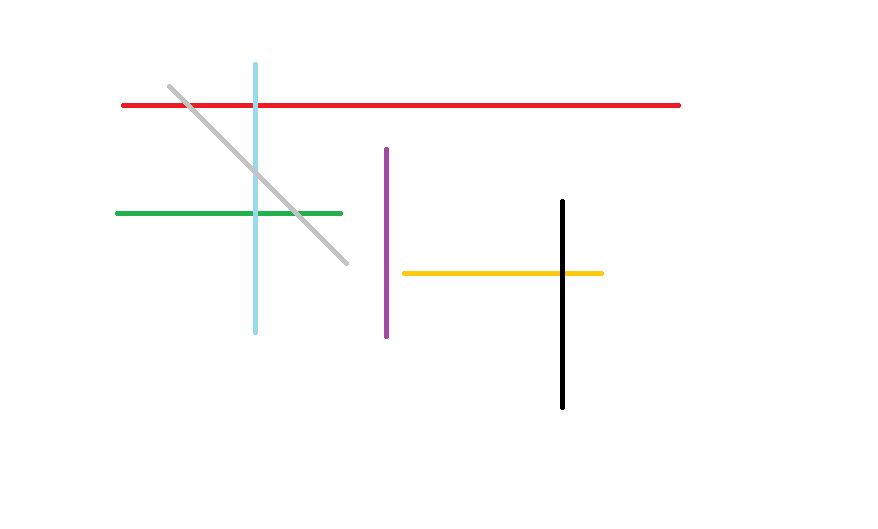
//> input picture Demo11/p1.png, 878 x 529 px
$ ./extract_line   (built with g++ and OpenCV 4)
//> lines starting //> are read from the running program, lines starting //| are printed output that depends on the picture; after the words box and inside, x2 and y2 are one past the last pixel; in counts of white or black regions, pixels touching at a corner belong together
#include<opencv2/opencv.hpp>
#include<iostream>
using namespace cv;
using namespace std;
int main(int argc, char** argv){
    Mat src,gray1,gray2,binary1,binary2,dst,dst1,dst2;

    //读入原始图像
    src = imread("p1.png");
//> src is the input picture: 529 rows x 878 cols, CV_8UC3; mean B, G, R 251.8, 252.1, 253.2
    if (src.empty()){
        printf("could not find the image...\n");
        return -1;
    }

    //将原始图像转换为灰度图像
    cvtColor(src, gray1, COLOR_BGR2GRAY);

    //将灰度图像转换为二值图像
    adaptiveThreshold(~gray1, binary1, 255, ADAPTIVE_THRESH_MEAN_C, THRESH_BINARY, 15, -2);//~gray1取反，即255-gray1
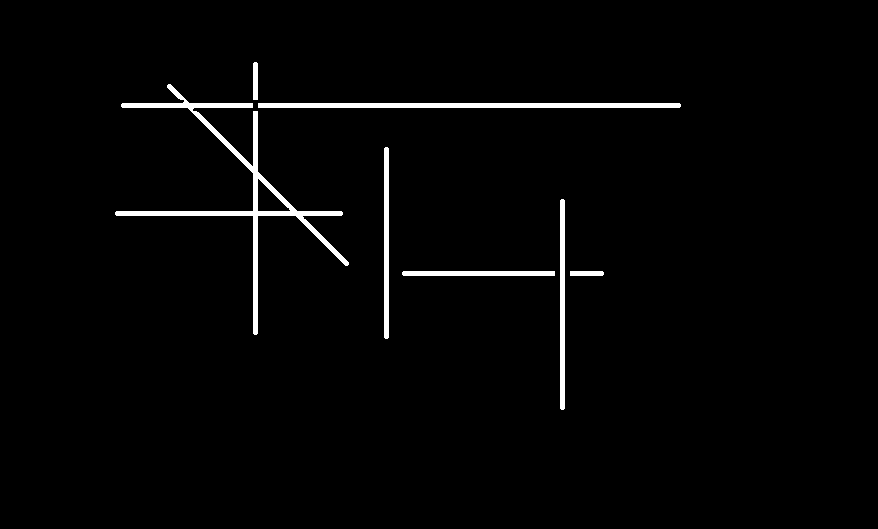
//> binary1: 529 rows x 878 cols, CV_8UC1; 2% white; 7 white regions, largest, box (x1, y1, x2, y2) and area: (115, 84, 349, 335) 4022, (258, 103, 681, 108) 2113, (560, 199, 565, 410) 1051
    namedWindow("src", WINDOW_AUTOSIZE);
    imshow("src", src);
    imshow("gray1", gray1);
    imshow("~gray1", ~gray1);
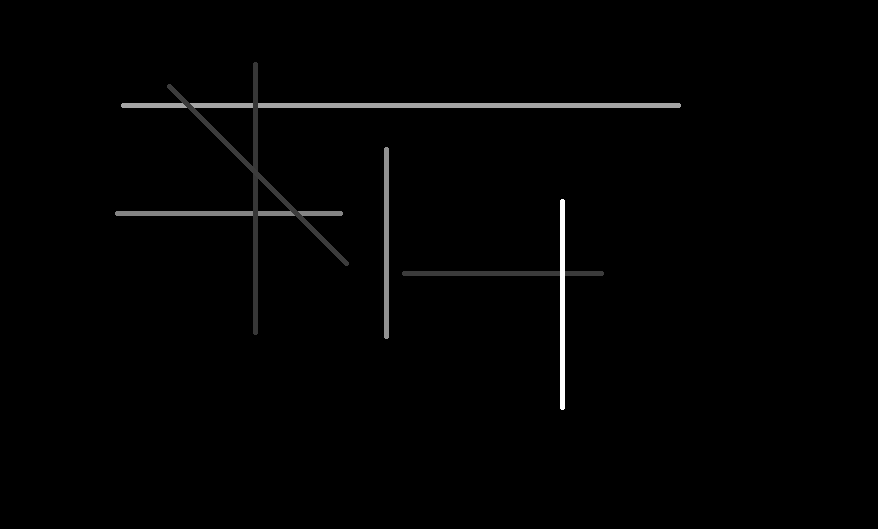
//> window '~gray1': 529 rows x 878 cols, CV_8UC1; min 0, max 255, mean 2.6
    imshow("binary1", binary1);

    //定义结构元素
    Mat hline = getStructuringElement(MORPH_RECT, Size(src.cols / 16, 1), Point(-1, -1));//用于提取水平线的结构元素
//> hline = 54 values from 1 to 1
    Mat vline = getStructuringElement(MORPH_RECT, Size(1, src.rows / 16), Point(-1, -1));//用于提取垂直线的结构元素
//> vline = 33 values from 1 to 1

    //提取水平线或者垂直线都是开操作，即先腐蚀后膨胀，提取水平线的kernel是hline，提取垂直线的kernel是vline
    //提取水平线
    //erode(binary1, dst1, hline);
    //dilate(dst1, dst2, hline);
    morphologyEx(binary1, dst2, MORPH_OPEN, hline);
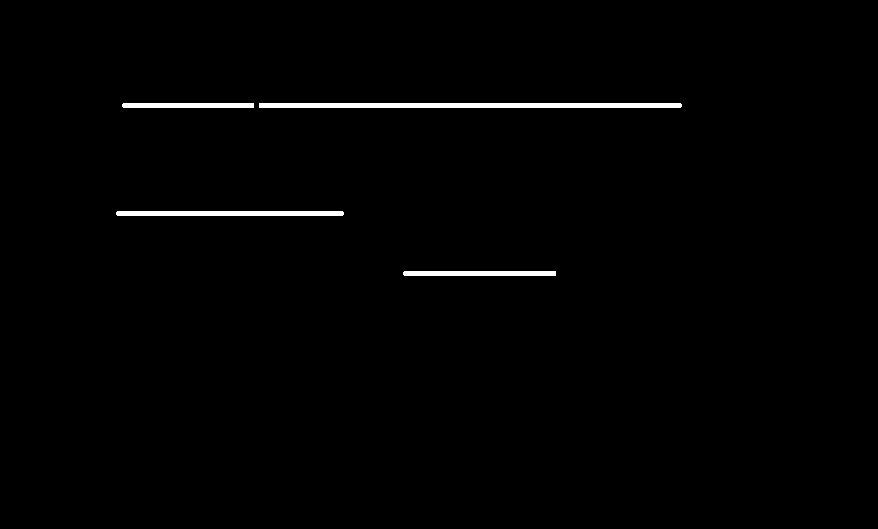
//> dst2: 529 rows x 878 cols, CV_8UC1; 1% white; 4 white regions, box (x1, y1, x2, y2) and area: (259, 103, 682, 108) 2113, (116, 211, 344, 216) 1136, (403, 271, 556, 276) 763, (122, 103, 254, 108) 658
    bitwise_not(dst2,dst2);
    imshow("extract_hline",dst2);

    //提取垂直线
    //erode(binary1, dst1, vline);
    //dilate(dst1, dst2, vline);
    morphologyEx(binary1, dst2, MORPH_OPEN, vline);
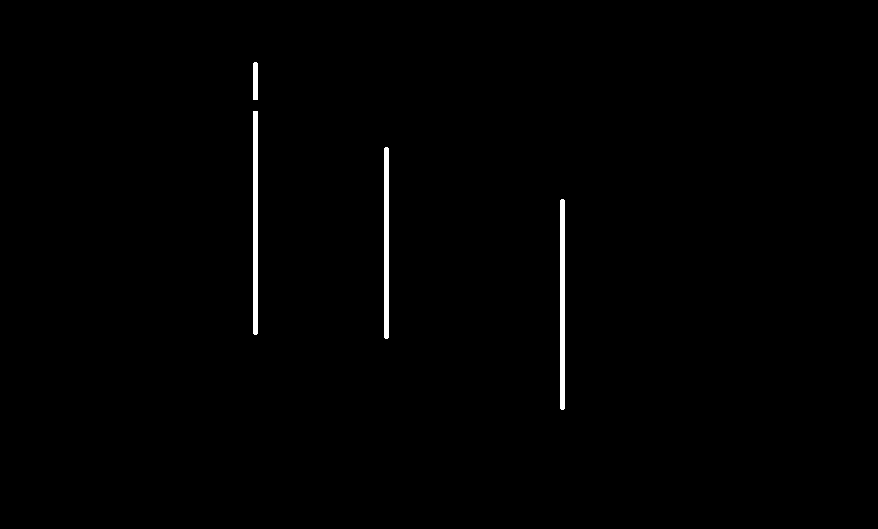
//> dst2: 529 rows x 878 cols, CV_8UC1; 0.71% white; 4 white regions, box (x1, y1, x2, y2) and area: (253, 111, 258, 335) 1118, (560, 199, 565, 410) 1051, (384, 147, 389, 339) 956, (253, 62, 258, 100) 188
    //imshow("extract_vline",dst2);
    imshow("extract_vline",~dst2);

    //可以添加模糊效果
    Mat dst3;
    blur(~dst2,dst3,Size(3,3),Point(-1,-1));
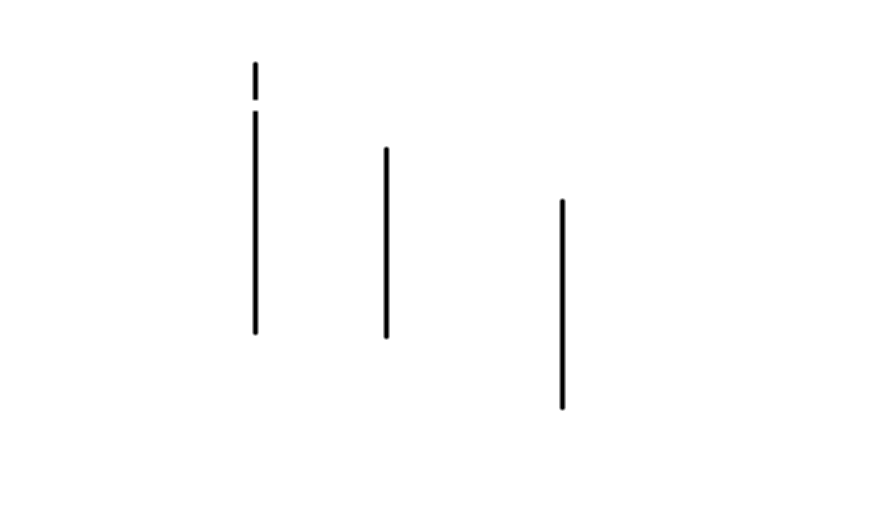
//> dst3: 529 rows x 878 cols, CV_8UC1; min 0, max 255, mean 253.2
    imshow("extract_vline_blur",dst3);

    waitKey(0);
    return 0;
}

$ run again, with Demo11/p2.png copied over Demo11/p1.png
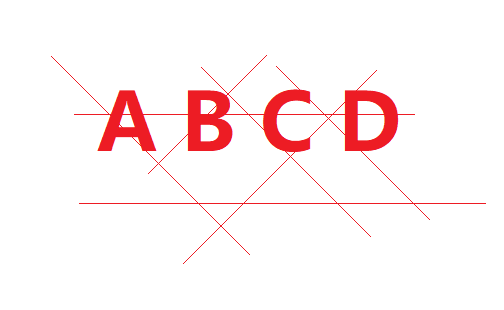
//> input picture Demo11/p2.png, 504 x 310 px
//> src is the input picture: 310 rows x 504 cols, CV_8UC3; mean B, G, R 243.4, 243, 254
//> `adaptiveThreshold(~gray1, binary1, 255, ADAPTIVE_THRESH_MEAN_C, THRESH..`:
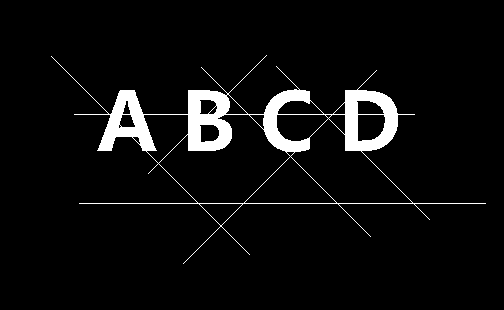
//> binary1: 310 rows x 504 cols, CV_8UC1; 5.3% white; 1 white region, box (x1, y1, x2, y2) and area: (51, 55, 486, 264) 8265
//> `blur(~dst2,dst3,Size(3,3),Point(-1,-1));`:
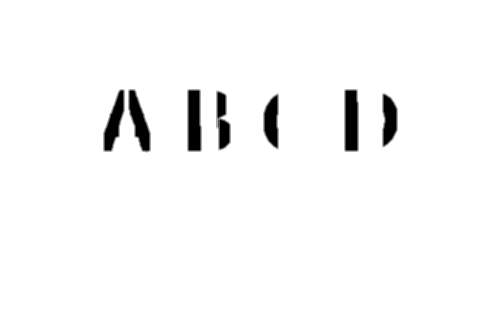
//> dst3: 310 rows x 504 cols, CV_8UC1; min 0, max 255, mean 247.6
